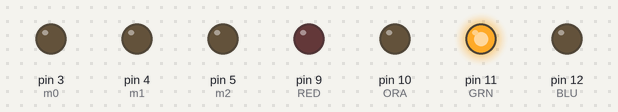
The sketch below on a simulated Arduino Uno, built with avr-gcc and run on an emulated ATmega328P. Shown: output pins drawn as LEDs (lit = HIGH). What the sketch prints to the serial monitor is not drawn.

Above: at 0.1 s.
Timing chart, 0 to 1.6 s (numbered marks = the images above):
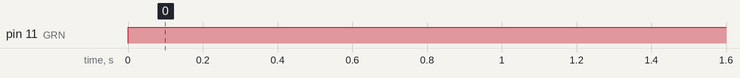

The sketch:

machineNomux.ino
```cpp
#define RED 9//define pin for red led
#define ORA 10//define pin for orange led
#define GRN 11//define pin for orange led
#define BLU 12//define pin for green led
#define m0 3//define pin for MUX out 0
#define m1 4//define pin for MUX out 1
#define m2 5//define pin for MUX out 2

int r0 = 0;//value of select pin at 4051 (s0)
int r1 = 0;//value of select pin at 4051 (s1)
int r2 = 0;//value of select pin at 4051 (s2)
int button = 0; //value of y input


//volatile int state = LOW;//volatile int state "volatile" means a variable qualifier


void setup()
{
  Serial.begin(9600);//set up serial for debugging
  pinMode(RED, OUTPUT);//set pin mode for RED
  pinMode(BLU, OUTPUT);//set pin mode for BLU
  pinMode(ORA, OUTPUT);//set pin mode for ORA
  pinMode(GRN, OUTPUT);//set pin mode for GRN
  pinMode(m0, OUTPUT);//set pin mode for mux output 1
  pinMode(m1, OUTPUT);//set pin mode for mux output 2
  pinMode(m2, OUTPUT);//set pin mode for mux output 3


  //int btnNum = 0;//start at zero state for state machine
}//end set up

void loop()
{
  //select bit
  r0 = bitRead(button, 0);
  r1 = bitRead(button, 1);
  r2 = bitRead(button, 2);


  digitalWrite(m0, LOW);//digitalWrite(muxPin2, bit0)
  digitalWrite(m1, LOW);//digitalWrite(muxPin3, bit1)
  digitalWrite(m2, LOW);//digitalWrite(muxPin4, bit2)

 while(button = 6)
 {
 Serial.println("red");
 digitalWrite(GRN,HIGH);
 }

//  switch(button)//enter case statement
//  {
//    case 1:
//      while(button = 4)//if button == 4 on mux digitalWrite Red
//         {
//           Serial.println("red");
//           digitalWrite(RED, HIGH);
//
////           break; //break
//         }
//      break;
//    case 2:
//      while(button = 6) //if button == 6 on mux digitalWrite Orange
//        {
//          Serial.println("Orange");
//          digitalWrite(ORA, HIGH);
////          break;
//        }
//      break;
//    case 3:
//      while(button = 7) //if button == 7 on mux digitalWrite Green
//        {
//        Serial.println("Green");
//        digitalWrite(GRN, HIGH);
////        break;
//        }
//      break;
//    case 4:
//      while(button = 5)//if button == 5 on mux digitalWrite Blue
//        {
//          Serial.println("Blue");
//          digitalWrite(BLU, HIGH);
////          break;
//        }
//      break;
//
//      default:{}
//          break;
//  }// end case
}//end main
```

Measured:
- by itself, pin 11 (GRN): LOW → HIGH at 0.00 s
